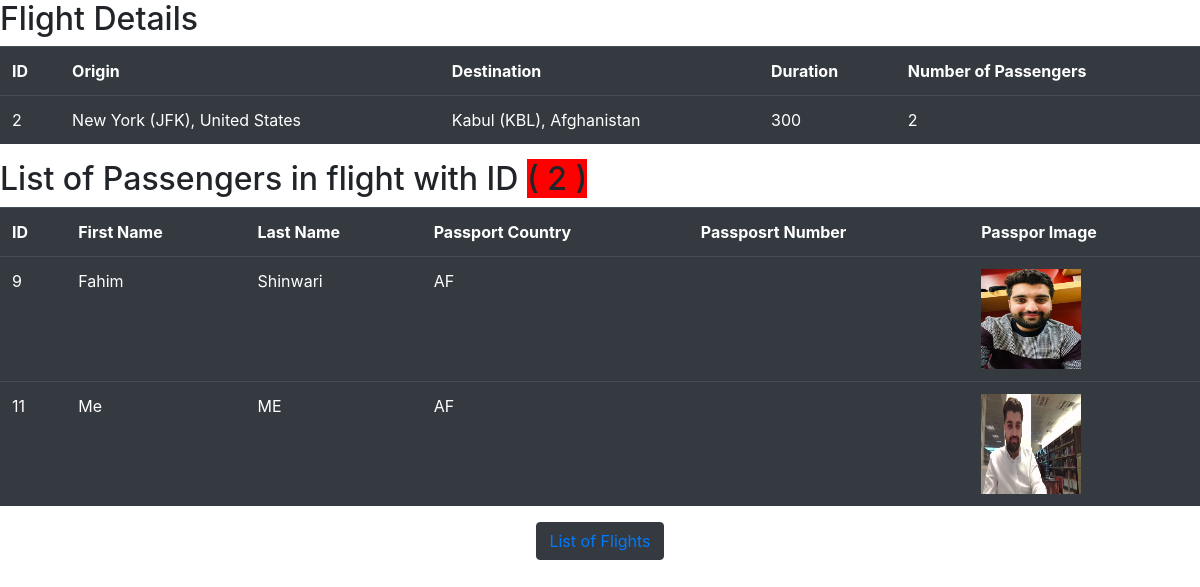
/2, run on the app's committed database.
### FlightsSystem/models.py (models this page shows, shortened)
class FlightModel(models.Model):
    origin = models.ForeignKey(
        AirportsModel, on_delete=models.CASCADE, max_length=30, related_name="departures")
    distination = models.ForeignKey(
        AirportsModel, on_delete=models.CASCADE, related_name="arrivals", max_length=30)
    duration = models.IntegerField()

class AirportsModel(models.Model):
    code = models.CharField(max_length=10)
    city = models.CharField(max_length=20)
    country = models.CharField(max_length=30)
    def __str__(self):
        return f" {self.city} ({self.code}), {self.country}"

class PassengersModel(models.Model):
    first = models.CharField(max_length=10)
    last = models.CharField(max_length=20)
    passportCountry = models.CharField(max_length=30)
    passport_photo = models.ImageField(
        upload_to='images/', null=True, blank=True)
    flights = models.ManyToManyField(
        FlightModel, blank=True, related_name="passengers")

### FlightsSystem/views.py (the view)
# urls.py: path("<int:flight_id>", views.aFlightDetails, name="aFlightDetails"),
def aFlightDetails(httprequest, flight_id):
    Flight = FlightModel.objects.get(pk=flight_id)
    if Flight:
        passengers = Flight.passengers.all()
        countpassenger = passengers.count()
        return render(httprequest, 'FlightsSystem/aFlightDetails.html', {
            "flight": Flight,
            "passengersInThisFlight": passengers,
            "countPassenger": countpassenger,
        })
    else:
        return HttpResponseNotFound('Flight not found')

### FlightsSystem/templates/FlightsSystem/aFlightDetails.html (shortened to what this page needs)
{% extends 'FlightsSystem/layout.html' %} {% block body %}
<h2>Flight Details</h2>
<table class="table table-dark table-hover">
  <th>ID</th>
  <th>Origin</th>
  <th>Destination</th>
  <th>Duration</th>
  <th>Number of Passengers</th>
  <tr>
    <td>{{flight.id}}</td>
    <td>{{flight.origin}}</td>
    <td>{{flight.distination}}</td>
    <td>{{flight.duration}}</td>
    <td>{{countPassenger}}</td>
  </tr>
</table>
<h2>
  List of Passengers in flight with ID
  <span style="background-color: red">( {{flight.id}} )</span>
</h2>
<table class="table table-dark table-hover">
  <th>ID</th>
  <th>First Name</th>
  <th>Last Name</th>
  <th>Passport Country</th>
  <th>Passposrt Number</th>
  <th>Passpor Image</th>
  {% for apassenger in passengersInThisFlight %}
  <tr>
    <td>{{apassenger.id}}</td>
    <td>{{apassenger.first}}</td>
    <td>{{apassenger.last}}</td>
    <td>{{apassenger.passportCountry}}</td>
    <td>{{apassenger.passportNumber}}</td>
    <td>
      <a href="#" class="image-link">
        <img src="{{ apassenger.passport_photo.url }}" alt="Passport Photo" width="100px" height="100px"/>
      </a>
    </td>
  </tr>
  {% endfor %}
</table>
<div style="text-align: center">
  <button class="btn btn-dark">
    <a href="{% url 'FlightsSystem:AllFLights' %}">List of Flights</a>
  </button>
</div>
{% endblock %}

### data on the page
FlightModel: id "2", origin "New York (JFK), United States", distination "Kabul (KBL), Afghanistan", duration "300"
PassengersModel: id "9", first "Fahim", last "Shinwari", passportCountry "AF", passport_photo (picture)
PassengersModel: id "11", first "Me", last "ME", passportCountry "AF", passport_photo (picture)

### other printed values
{{ countPassenger }} "2"
